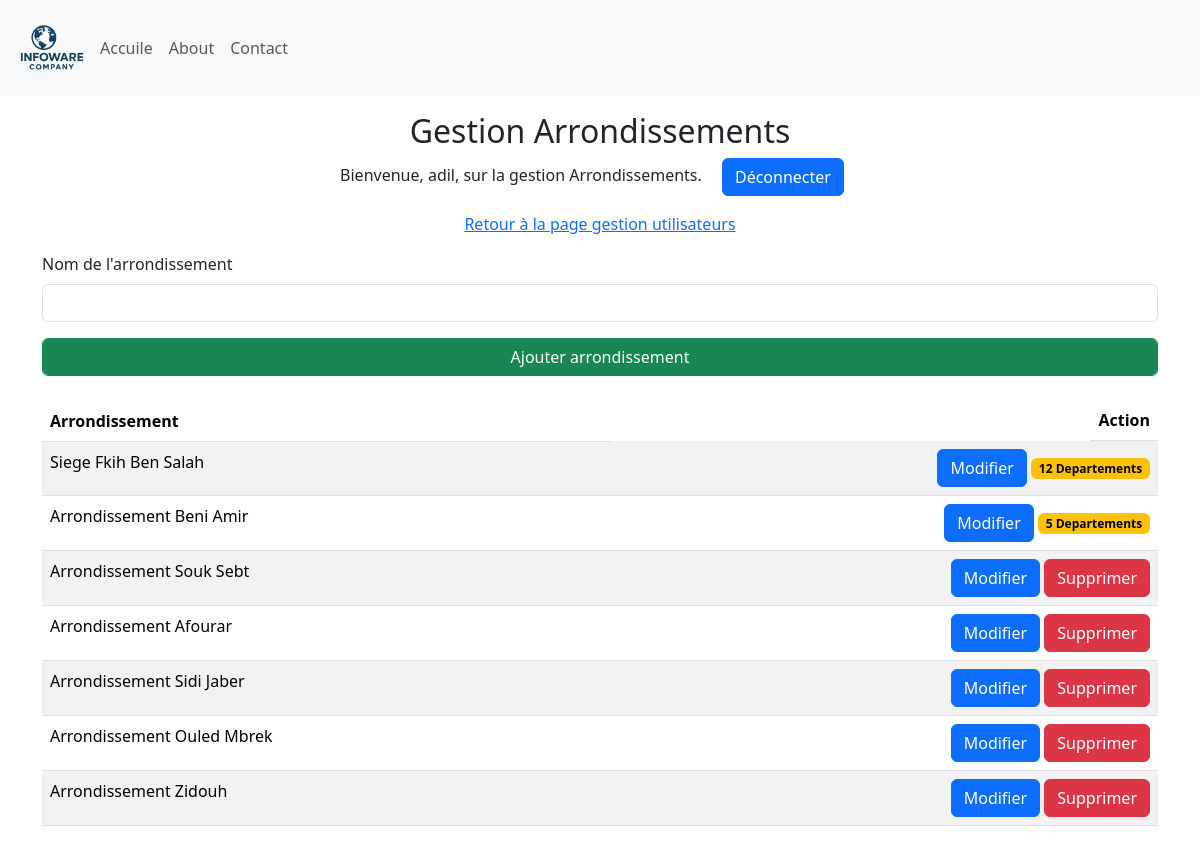
The app's page /manage_Arrondissements (signed in), older data.
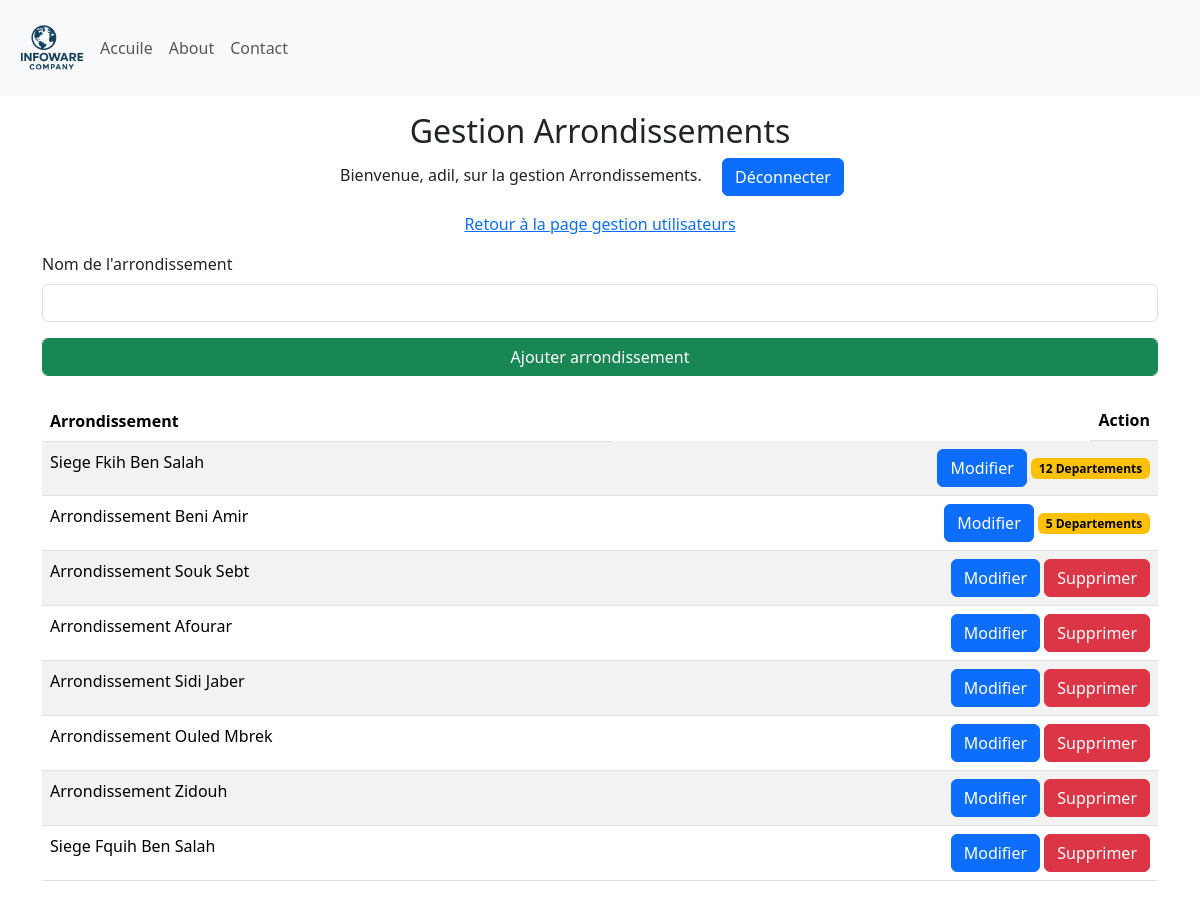
The same page, newer data.
### Site/models.py (models this page shows, shortened)
class Arondissement(db.Model):
    id = db.Column(db.Integer, primary_key=True)
    arondissement = db.Column(db.String(25), unique=True, nullable=False)
    departement = db.relationship('Departement', backref='Departement', lazy=True)

### Site/dashbord/arrondissement.py (the view, shortened to what this page needs)
@arrondissement.route('/manage_Arrondissements', methods=['GET', 'POST'])
def manage_Arrondissements():
    if 'user' not in session:
        return redirect(url_for('admin.admin'))
    arrondissements = Arondissement.query.all()
    return render_template('manage_Arrondissements.html', name=session['user'], arrondissements=arrondissements)

### Site/templates/manage_Arrondissements.html (shortened to what this page needs)
{% extends 'base.html' %}
{% block body %}
<div class="container-fluid">
    <div class="row">
        <div class="col-12  my-3">
            <div class="text-center">
                <h2>Gestion Arrondissements </h2>
                <p>Bienvenue, {{ name }}, sur la gestion Arrondissements. <a class="mx-3 btn btn-primary" href="{{ url_for('admin.logout') }}"">Déconnecter</a></p>
                <p><a href="{{ url_for('dashbord.manage_users') }}">Retour à la page gestion utilisateurs</a> </p>
            </div>
            <div class="container">
                <form method="POST">
                    <div class="mb-3">
                        <label for="arrondissementName" class="form-label">Nom de l'arrondissement</label>
                        <input type="text" class="form-control" id="arrondissementName" name="arrondissementName" required>
                    </div>
                    <button type="submit" class="form-control btn btn-success">Ajouter arrondissement</button>
                </form>
                <table class="table table-striped mt-4 ">
                    <thead>
                        <tr>
                          <th scope="col">Arrondissement</th>
                          <th class="float-end" scope="col">Action</th>
                        </tr>
                      </thead>
                      <tbody>
                        {% for arrondissement in arrondissements %}
                        <tr>
                          <td>{{ arrondissement.arondissement }}</td>
                          <td>
                            <div class="btn-group float-end" role="group" aria-label="Basic example">
                                <form method="POST" action="{{ url_for('arrondissement.delete_arrondissement', arrondissement_id=arrondissement.id) }}" onsubmit="return confirm('Êtes-vous sûr de vouloir supprimer cet arrondissement ?');">
                                    <a href="{{ url_for('arrondissement.update_arrondissement', arrondissement_id=arrondissement.id) }}" class="btn btn-primary">Modifier</a>
                                    {% if arrondissement.departement | length == 0 %}
                                        <button type="submit" class="btn btn-danger">Supprimer</button>
                                    {% else %}
                                        <span class="badge text-bg-warning"> {{ arrondissement.departement | length }} Departements</span>
                                    {% endif %}
                                </form>
                            </div>
                          </td>
                        </tr>
                        {% endfor %}
                </table>
            </div>
        </div>
    </div>
</div>
{% endblock %}

Row changes from the older to the newer data that the page shows:
added Arondissement: arondissement "Siege Fquih Ben Salah", shows "Supprimer"
